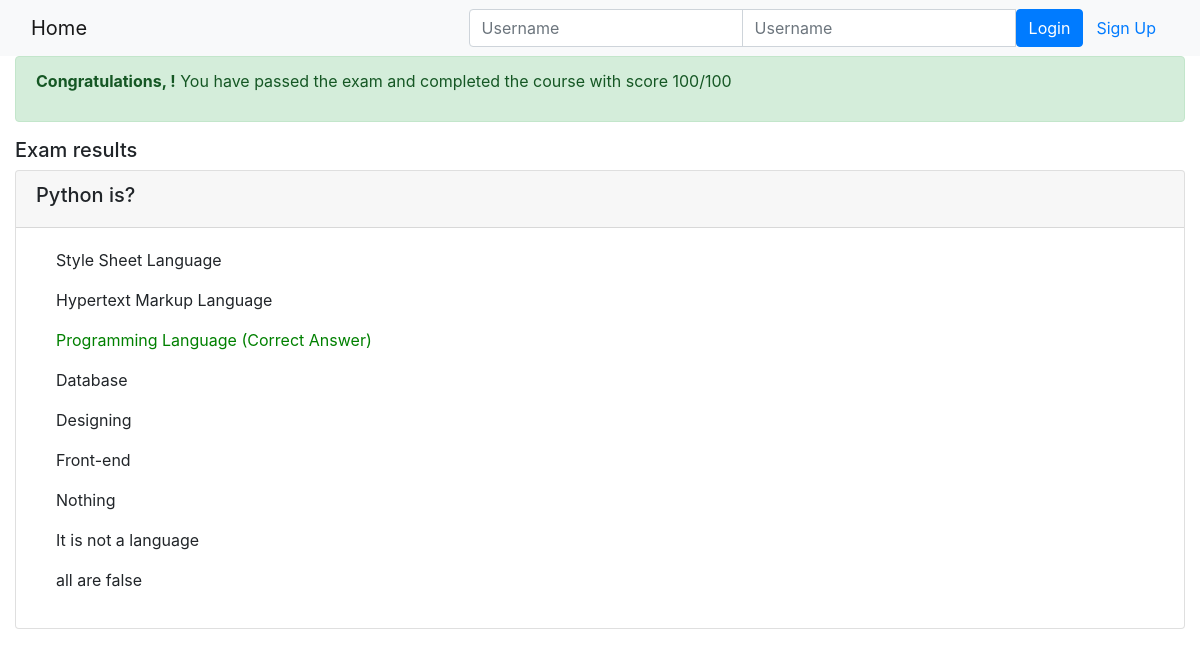
Page /onlinecourse/course/1/submission/1/result/ on the committed database.
### onlinecourse/models.py (models this page shows, shortened)
class Question(models.Model):
    question_text = models.CharField(max_length=1000)
    grade =models.IntegerField(default=0)
    lesson_id = models.ForeignKey(Course, on_delete=models.CASCADE)

class Choice(models.Model):
    choice_text=models.CharField(max_length=1000)
    is_correct = models.BooleanField(default =0)
    question_id = models.ForeignKey(Question, on_delete=models.CASCADE)

### onlinecourse/views.py (the view)
# urls.py: path('course/<int:course_id>/submission/<int:submission_id>/result/', views.show_exam_result, name="show_exam_result"),
def show_exam_result(request, course_id, submission_id):
    course = get_object_or_404(Course, pk=course_id)
    submission = get_object_or_404(Submission, pk=submission_id)
    selected_choices = submission.choices.all()
    points = 0;
    total = len(selected_choices)
    for choice in selected_choices:
        if choice.is_correct == True:
            points = points + 100;
    grade = points//total;
    final_return = {'course':course, 'selected_ids':selected_choices, 'grade':grade}
    return render(request, 'onlinecourse/exam_result_bootstrap.html', final_return)

### onlinecourse/templates/onlinecourse/exam_result_bootstrap.html (shortened to what this page needs)
<!DOCTYPE html>
<html lang="en">
<head>
    {% load static %}
    <link rel="stylesheet" href="https://maxcdn.bootstrapcdn.com/bootstrap/4.5.2/css/bootstrap.min.css">
</head>
<body>
 <nav class="navbar navbar-light bg-light">
    <div class="container-fluid">
        <div class="navbar-header">
              <a class="navbar-brand" href="{% url 'onlinecourse:index' %}">Home</a>
        </div>
        <ul class="nav navbar-nav navbar-right">
            {% if user.is_authenticated %}
            <li>
                <a class="btn btn-link" href="#">{{ user.first_name }}({{ user.username }})</a>
                <a class="btn btn-link" href="{% url 'onlinecourse:logout' %}">Logout</a>
            </li>
            {% else %}
            <li>
                <form class="form-inline" action="{% url 'onlinecourse:login' %}" method="post">
                    <div class="input-group">
                        <input type="text" class="form-control" placeholder="Username" name="username" >
                        <input type="password" class="form-control" placeholder="Username" name="psw" >
                        <button class="btn btn-primary" type="submit">Login</button>
                        <a class="btn btn-link" href="{% url 'onlinecourse:registration' %}">Sign Up</a>
                    </div>
                </form>
            </li>
            {% endif %}
        </ul>
    </div>
</nav>
<div class="container-fluid">
    {% if grade > 80 %}
    <div class="alert alert-success">
        <p><strong>Congratulations, {{ user.first_name }}!</strong> You have passed the exam and completed the course with score {{grade}}/100</p>
    </div>
        {% else %}
        <div class="alert alert-danger">
            <p><strong>Failed Sorry, {{ user.first_name }}!</strong> You have failed exam with score {{grade}}/100</p>
        </div>
        <a class="btn btn-link text-danger" href="{% url 'onlinecourse:course_details' course.id %}">Re-test</a>
        {% endif %}
        <div class="card-columns-vertical mt-1">
        <h5 class="">Exam results</h5>
            {% for question in course.question_set.all %}
                <div class="card mt-1">
                    <div class="card-header"><h5>{{question.question_text}}</h5></div>
                    <div class="card-body">
                        {% for choice in question.choice_set.all %}
                            <div class="form-check">
                                <label class="form-check-label">
                                    {% if choice.is_correct and choice in selected_ids %}
                                        <p style="color: green;">{{ choice.choice_text }} (Correct Answer)</p>
                                    {% elif choice in selected_ids %}
                                        <p style="color: orange;">{{ choice.choice_text }} (Wrong Answer)</p>
                                    {% else %}
                                        <p>{{ choice.choice_text }}</p>
                                    {% endif %}
                                </label>
                            </div>
                        {% endfor %}
                    </div>
                </div>
            {% endfor %}
        </div>
    </div>
</body>
</html>

### rows in the picture
Question: question_text "Python is?"
Choice: choice_text "Style Sheet Language"
Choice: choice_text "Hypertext Markup Language"
Choice: choice_text "Programming Language"
Choice: choice_text "Database"
Choice: choice_text "Designing"
Choice: choice_text "Front-end"
Choice: choice_text "Nothing"
Choice: choice_text "It is not a language"
Choice: choice_text "all are false"

### other values in the picture
{{ grade }} "100"
